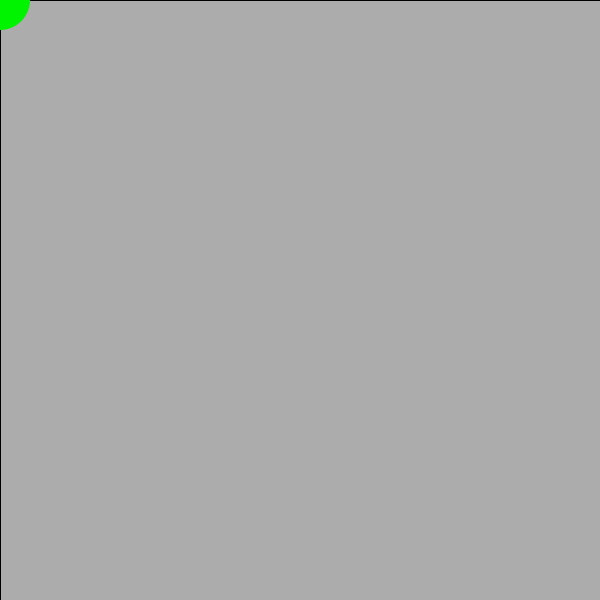
Frame 1 (no input)
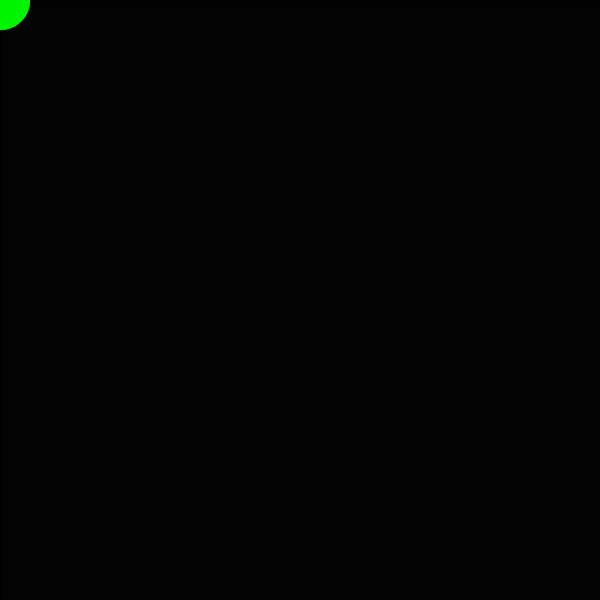
Frame 60 (the mouse pressed at the canvas centre just before this capture)
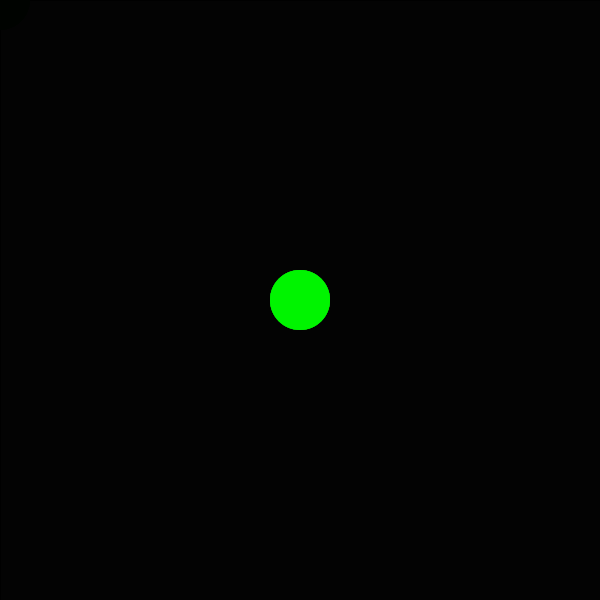
Frame 120 (the mouse held since frame 60 and released just before this capture)

The Processing sketch that drew these frames (run headless with seeded random() and noise(); from frame 60 on, the mouse is pressed at the canvas centre):

// Processing sketch: ejemplo3
// ── ejemplo3.pde
void setup(){
 size(600,600); 
}

void draw (){
  fill(0,0,0,40);
  rect(0,0,width,height);
  
  noStroke();
  noCursor();
  fill(0,244,0);
  ellipse (mouseX,mouseY,60,60);
  
}
